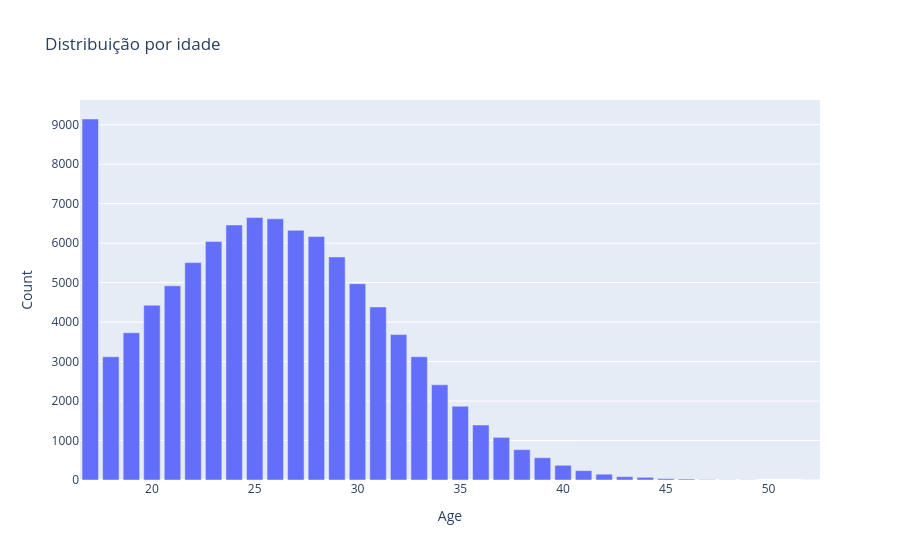

Notebook source saved alongside this figure:
### Code cell
fig = px.bar(
   age_count,
   x = 'Age',
   y = 'Count',
   title='Distribuição por idade'
)
fig.show()

### Figure 1 — Plotly figure (JSON) as saved in the notebook; plotly's stock layout.template omitted (floating-point values rounded to 4 significant figures)
{"data": [{"hovertemplate": "Age=%{x}<br>Count=%{y}<extra></extra>", "legendgroup": "", "marker": {"color": "#636efa", "pattern": {"shape": ""}}, "name": "", "orientation": "v", "showlegend": false, "textposition": "auto", "type": "bar", "x": [17, 25, 26, 24, 27, 28, 23, 29, 22, 30, 21, 20, 31, 19, 32, 33, 18, 34, 35, 36, 37, 38, 39, 40, 41, 42, 43, 44, 45, 46, 47, 48, 49, 52], "xaxis": "x", "y": [9145, 6649, 6616, 6460, 6325, 6168, 6043, 5650, 5507, 4973, 4919, 4427, 4384, 3731, 3684, 3123, 3122, 2410, 1869, 1393, 1080, 769, 564, 373, 237, 147, 85, 68, 35, 24, 10, 5, 4, 1], "yaxis": "y"}], "layout": {"barmode": "relative", "legend": {"tracegroupgap": 0}, "title": {"text": "Distribuição por idade"}, "xaxis": {"anchor": "y", "domain": [0, 1], "title": {"text": "Age"}}, "yaxis": {"anchor": "x", "domain": [0, 1], "title": {"text": "Count"}}}}
